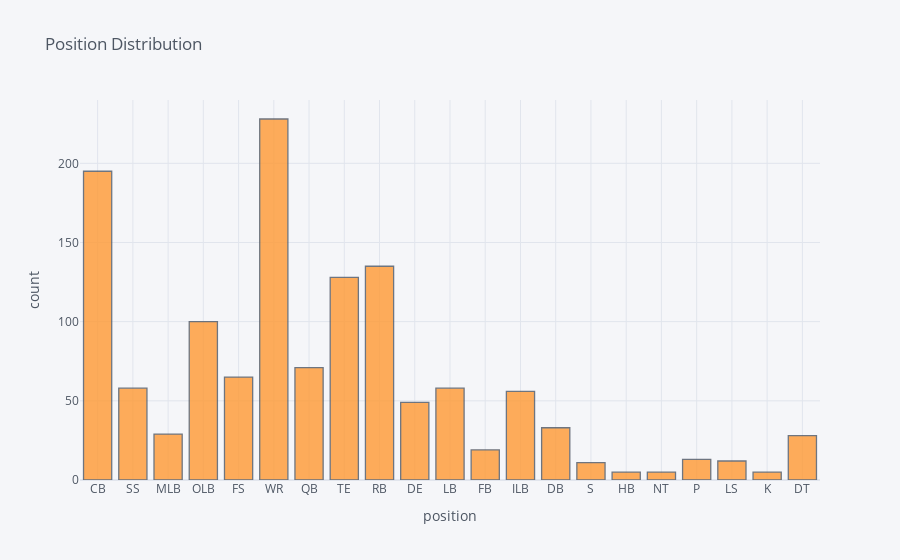

The notebook cell saved with this chart:
### Code cell
players_data['position'].iplot(kind='hist', xTitle='position',
                  yTitle='count', title='Position Distribution')

### Figure 1 — Plotly figure (JSON) as saved in the notebook; plotly's stock layout.template omitted (floating-point values rounded to 4 significant figures; data arrays with more than 128 entries replaced by an {"elided": "..."} marker saying what was removed)
{"data": [{"histfunc": "count", "histnorm": "", "marker": {"color": "rgba(255, 153, 51, 1.0)", "line": {"color": "#4D5663", "width": 1.3}}, "name": "position", "opacity": 0.8, "orientation": "v", "type": "histogram", "x": {"elided": "1303 str values"}}], "layout": {"barmode": "overlay", "legend": {"bgcolor": "#F5F6F9", "font": {"color": "#4D5663"}}, "paper_bgcolor": "#F5F6F9", "plot_bgcolor": "#F5F6F9", "title": {"font": {"color": "#4D5663"}, "text": "Position Distribution"}, "xaxis": {"gridcolor": "#E1E5ED", "showgrid": true, "tickfont": {"color": "#4D5663"}, "title": {"font": {"color": "#4D5663"}, "text": "position"}, "zerolinecolor": "#E1E5ED"}, "yaxis": {"gridcolor": "#E1E5ED", "showgrid": true, "tickfont": {"color": "#4D5663"}, "title": {"font": {"color": "#4D5663"}, "text": "count"}, "zerolinecolor": "#E1E5ED"}}}
